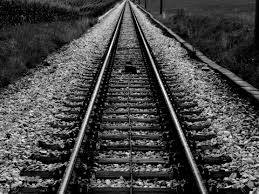
//> input picture Samples/railroad.jpeg, 259 x 194 px
$ ./openmp_staticKernel   (built with g++ and OpenCV 4)
//> lines starting //> are read from the running program, lines starting //| are printed output that depends on the picture
//> further down, img is the input picture: 194 rows x 259 cols, CV_8UC3; min 0, max 255, mean 69.9
#include <opencv2/core.hpp>
#include <opencv2/imgcodecs.hpp>
#include <opencv2/highgui.hpp>
#include <iostream>  // Standard input/output stream library
#include <omp.h>     // OpenMP header file

using namespace cv;
using namespace std;

void OMP_High_Pass_Filter(const Mat& imageData, const Mat& kernel, int kernel_size) {
//> called with kernel_size = 3

   // Check if the image is loaded successfully
   if (imageData.empty()) {
       std::cerr << "Error: Unable to load image." << std::endl;
       return;
   }

   // Create an output image matrix to store the filtered result
   cv::Mat output_img(imageData.rows - kernel_size + 1, imageData.cols - kernel_size + 1, CV_32SC3);

   int i, j, m, n;
   double start_time = omp_get_wtime(); // Start timing

   // Iterate over each pixel in the output image
#pragma omp parallel for shared(output_img, kernel) private(i,j,m,n)
   for (i = 0; i < output_img.rows; ++i) {
       for (j = 0; j < output_img.cols; ++j) {
           // Compute the sum of element-wise products between the kernel and the corresponding section of the image
           cv::Vec3i sum(0, 0, 0);
           for (m = 0; m < kernel_size; ++m) {
               for (n = 0; n < kernel_size; ++n) {
                   cv::Vec3b pixel = imageData.at<cv::Vec3b>(i + m, j + n);
                   // Multiply each pixel in the kernel with the corresponding pixel in the image section and accumulate the sum
                   sum[0] += pixel[0] * kernel.at<int>(m, n);
                   sum[1] += pixel[1] * kernel.at<int>(m, n);
                   sum[2] += pixel[2] * kernel.at<int>(m, n);
               }
           }
           // Store the result in the output image
           output_img.at<cv::Vec3i>(i, j) = sum;
       }
   }
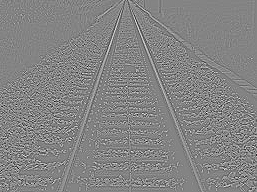
//> output_img: 192 rows x 257 cols, CV_32SC3; min -528, max 492, mean 0; drawn with min black and max white
   double end_time = omp_get_wtime(); // End timing
   double elapsed_time = end_time - start_time; // Calculate elapsed time
   cout << "Elapsed time: " << elapsed_time *1000<< " msec" << endl; // Output elapsed time

   // Convert the output image to the appropriate data type for display
   output_img.convertTo(output_img, CV_8UC3);
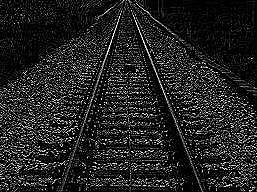
//> output_img: 192 rows x 257 cols, CV_8UC3; min 0, max 255, mean 34.6

   // Create a Window and Display the output image
   namedWindow("Output Image", WINDOW_AUTOSIZE);
   imshow("Output Image", output_img);
   moveWindow("Output Image", 0, 45);

   waitKey(0);
   destroyAllWindows();
}

int main()
{

   // Read the input image
   cv::Mat img = cv::imread("D:/Samples/railroad.jpeg");

   // Check if the image is loaded successfully
   if (img.empty()) {
       std::cerr << "Error: Unable to load image." << std::endl;
       return 1;
   }
   // Define the kernel for high pass filtering
   cv::Mat kernel = (cv::Mat_<int>(3,3) <<
       0, -1, 0,
       -1, 4, -1,
       0, -1, 0);

   // Apply high pass filtering using OpenMP
   OMP_High_Pass_Filter(img, kernel, 3);
   return 0;
}

$ run again, with Samples/cat.jpeg copied over Samples/railroad.jpeg
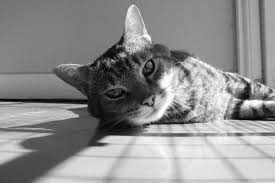
//> input picture Samples/cat.jpeg, 275 x 183 px
//> img is the input picture: 183 rows x 275 cols, CV_8UC3; min 0, max 255, mean 141.4
//> after the loop in OMP_High_Pass_Filter, `for (i = 0; i < output_img.rows; ++i)`:
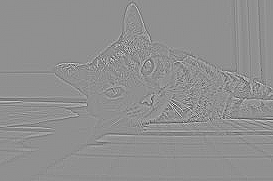
//> output_img: 181 rows x 273 cols, CV_32SC3; min -375, max 289, mean 0; drawn with min black and max white
//> in OMP_High_Pass_Filter, `output_img.convertTo(output_img, CV_8UC3);`:
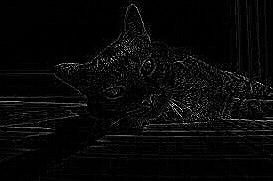
//> output_img: 181 rows x 273 cols, CV_8UC3; min 0, max 255, mean 7.9
